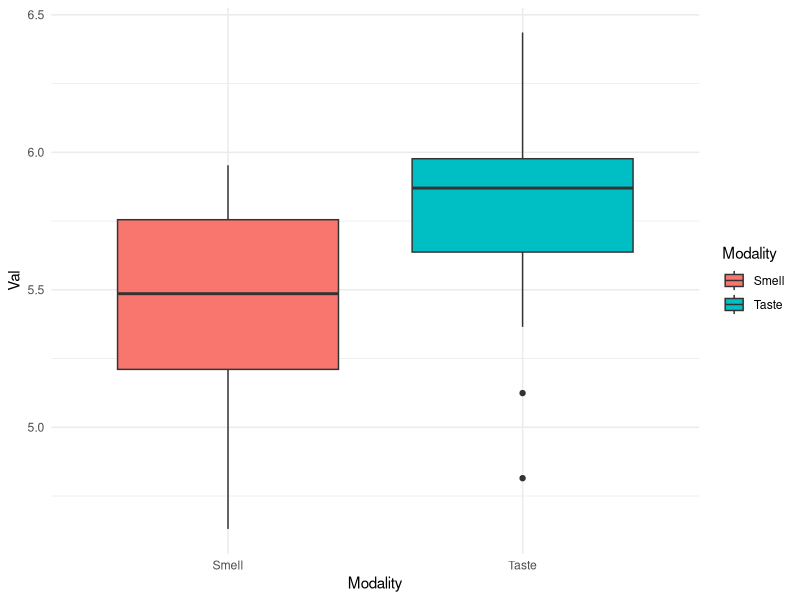
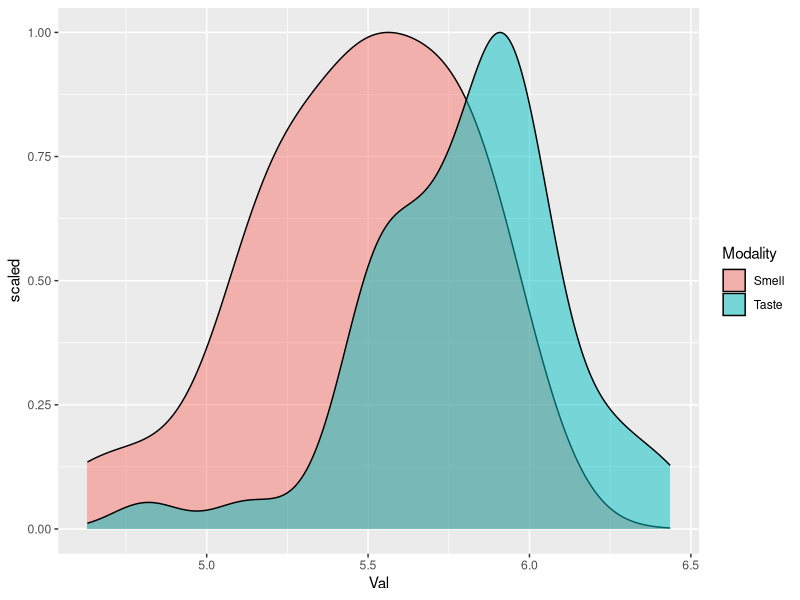

Here is the R script that generated these plots, in order:
## ---- chunk 1
#Import tidyverse
library(tidyverse)
#Read in the data
data <- read_csv('data/winter_2016_senses_valence.csv')
#print the head to see what it looks like
data
## ---- chunk 2
unique(data$Modality)
## ---- chunk 3
# Filter the data
senses_data <- filter(data, Modality %in% c('Smell', 'Taste'))

# Check the unique values to make sure
unique(senses_data$Modality)
## ---- chunk 4
#pipe the data to a group_by function
#then pipe the groupings to the summarize function
# create the summary variables for mean and sd
senses_data %>% group_by(Modality) %>%
  summarize(M = mean(Val), SD = sd(Val))
## ---- chunk 5
senses_data %>% ggplot(aes(x = Modality, y = Val, fill = Modality)) + 
  geom_boxplot()+
  theme_minimal()
## ---- chunk 6
senses_data %>% ggplot(aes(x = Val, fill = Modality, after_stat(scaled))) + 
  geom_density(alpha=0.5) 
